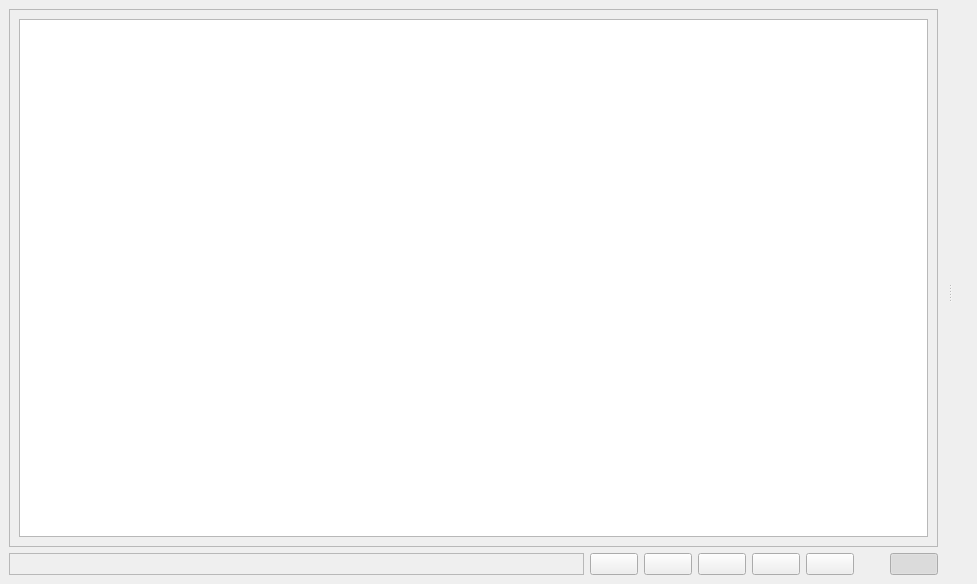
<?xml version="1.0" encoding="UTF-8"?>
<ui version="4.0">
 <class>MainWindow</class>
 <widget class="QMainWindow" name="MainWindow">
  <property name="geometry">
   <rect>
    <x>0</x>
    <y>0</y>
    <width>977</width>
    <height>584</height>
   </rect>
  </property>
  <property name="acceptDrops">
   <bool>true</bool>
  </property>
  <property name="windowTitle">
   <string>TxPlaya</string>
  </property>
  <widget class="QWidget" name="centralwidget">
   <property name="acceptDrops">
    <bool>true</bool>
   </property>
   <layout class="QVBoxLayout" name="verticalLayout_2">
    <item>
     <widget class="QFrame" name="playlistDrop">
      <property name="acceptDrops">
       <bool>true</bool>
      </property>
      <property name="frameShape">
       <enum>QFrame::StyledPanel</enum>
      </property>
      <property name="frameShadow">
       <enum>QFrame::Plain</enum>
      </property>
      <property name="lineWidth">
       <number>0</number>
      </property>
      <layout class="QVBoxLayout" name="verticalLayout">
       <item>
        <widget class="QTableView" name="playlistTable">
         <property name="contextMenuPolicy">
          <enum>Qt::CustomContextMenu</enum>
         </property>
         <property name="acceptDrops">
          <bool>true</bool>
         </property>
         <property name="dragEnabled">
          <bool>true</bool>
         </property>
         <property name="dragDropOverwriteMode">
          <bool>false</bool>
         </property>
         <property name="alternatingRowColors">
          <bool>true</bool>
         </property>
         <property name="selectionMode">
          <enum>QAbstractItemView::SingleSelection</enum>
         </property>
         <property name="selectionBehavior">
          <enum>QAbstractItemView::SelectRows</enum>
         </property>
         <property name="horizontalScrollMode">
          <enum>QAbstractItemView::ScrollPerPixel</enum>
         </property>
         <property name="showGrid">
          <bool>false</bool>
         </property>
         <property name="wordWrap">
          <bool>false</bool>
         </property>
         <attribute name="horizontalHeaderDefaultSectionSize">
          <number>150</number>
         </attribute>
         <attribute name="horizontalHeaderMinimumSectionSize">
          <number>50</number>
         </attribute>
        </widget>
       </item>
      </layout>
     </widget>
    </item>
    <item>
     <layout class="QHBoxLayout" name="horizontalLayout">
      <item>
       <widget class="QLabel" name="playingLabel">
        <property name="sizePolicy">
         <sizepolicy hsizetype="Expanding" vsizetype="Preferred">
          <horstretch>0</horstretch>
          <verstretch>0</verstretch>
         </sizepolicy>
        </property>
        <property name="minimumSize">
         <size>
          <width>250</width>
          <height>0</height>
         </size>
        </property>
        <property name="font">
         <font>
          <weight>75</weight>
          <bold>true</bold>
         </font>
        </property>
        <property name="frameShape">
         <enum>QFrame::StyledPanel</enum>
        </property>
        <property name="frameShadow">
         <enum>QFrame::Sunken</enum>
        </property>
        <property name="text">
         <string/>
        </property>
       </widget>
      </item>
      <item>
       <widget class="QPushButton" name="prevButton">
        <property name="minimumSize">
         <size>
          <width>48</width>
          <height>0</height>
         </size>
        </property>
        <property name="text">
         <string/>
        </property>
        <property name="icon">
         <iconset>
          <normalon>:/icons/img/prev.svg</normalon>
         </iconset>
        </property>
       </widget>
      </item>
      <item>
       <widget class="QPushButton" name="playButton">
        <property name="minimumSize">
         <size>
          <width>48</width>
          <height>0</height>
         </size>
        </property>
        <property name="text">
         <string/>
        </property>
        <property name="icon">
         <iconset>
          <normalon>:/icons/img/play.svg</normalon>
         </iconset>
        </property>
       </widget>
      </item>
      <item>
       <widget class="QPushButton" name="pauseButton">
        <property name="minimumSize">
         <size>
          <width>48</width>
          <height>0</height>
         </size>
        </property>
        <property name="text">
         <string/>
        </property>
        <property name="icon">
         <iconset resource="resource.qrc">
          <normaloff>:/icons/img/pause.svg</normaloff>:/icons/img/pause.svg</iconset>
        </property>
       </widget>
      </item>
      <item>
       <widget class="QPushButton" name="stopButton">
        <property name="minimumSize">
         <size>
          <width>48</width>
          <height>0</height>
         </size>
        </property>
        <property name="text">
         <string/>
        </property>
        <property name="icon">
         <iconset resource="resource.qrc">
          <normaloff>:/icons/img/stop.svg</normaloff>:/icons/img/stop.svg</iconset>
        </property>
       </widget>
      </item>
      <item>
       <widget class="QPushButton" name="nextButton">
        <property name="minimumSize">
         <size>
          <width>48</width>
          <height>0</height>
         </size>
        </property>
        <property name="text">
         <string/>
        </property>
        <property name="icon">
         <iconset resource="resource.qrc">
          <normaloff>:/icons/img/next.svg</normaloff>:/icons/img/next.svg</iconset>
        </property>
       </widget>
      </item>
      <item>
       <spacer name="horizontalSpacer_2">
        <property name="orientation">
         <enum>Qt::Horizontal</enum>
        </property>
        <property name="sizeType">
         <enum>QSizePolicy::Fixed</enum>
        </property>
        <property name="sizeHint" stdset="0">
         <size>
          <width>30</width>
          <height>20</height>
         </size>
        </property>
       </spacer>
      </item>
      <item>
       <widget class="QPushButton" name="toggleLibraryButton">
        <property name="minimumSize">
         <size>
          <width>48</width>
          <height>0</height>
         </size>
        </property>
        <property name="toolTip">
         <string>Library</string>
        </property>
        <property name="text">
         <string/>
        </property>
        <property name="icon">
         <iconset resource="resource.qrc">
          <normaloff>:/icons/img/library.svg</normaloff>:/icons/img/library.svg</iconset>
        </property>
        <property name="checkable">
         <bool>true</bool>
        </property>
        <property name="checked">
         <bool>true</bool>
        </property>
        <property name="flat">
         <bool>false</bool>
        </property>
       </widget>
      </item>
     </layout>
    </item>
   </layout>
  </widget>
  <widget class="QMenuBar" name="menubar">
   <property name="geometry">
    <rect>
     <x>0</x>
     <y>0</y>
     <width>977</width>
     <height>21</height>
    </rect>
   </property>
  </widget>
  <widget class="QDockWidget" name="libraryDock">
   <property name="features">
    <set>QDockWidget::NoDockWidgetFeatures</set>
   </property>
   <property name="allowedAreas">
    <set>Qt::RightDockWidgetArea</set>
   </property>
   <attribute name="dockWidgetArea">
    <number>2</number>
   </attribute>
   <widget class="QWidget" name="libraryDockContent"/>
  </widget>
 </widget>
 <resources>
  <include location="resource.qrc"/>
 </resources>
 <connections/>
</ui>
